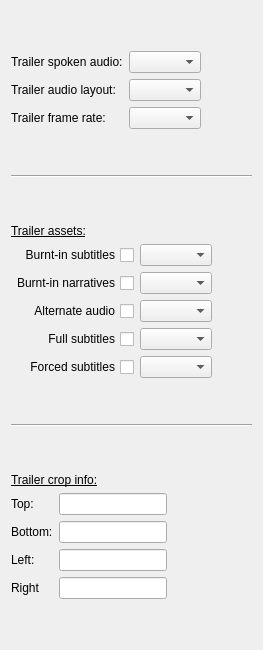
      <widget class="QWidget" name="tab_3">
       <attribute name="title">
        <string>Trailer</string>
       </attribute>
       <layout class="QVBoxLayout" name="verticalLayout_4">
        <item>
         <spacer name="verticalSpacer_5">
          <property name="orientation">
           <enum>Qt::Vertical</enum>
          </property>
          <property name="sizeHint" stdset="0">
           <size>
            <width>20</width>
            <height>40</height>
           </size>
          </property>
         </spacer>
        </item>
        <item>
         <layout class="QGridLayout" name="gridLayout_4">
          <item row="1" column="2">
           <spacer name="horizontalSpacer_37">
            <property name="orientation">
             <enum>Qt::Horizontal</enum>
            </property>
            <property name="sizeHint" stdset="0">
             <size>
              <width>40</width>
              <height>20</height>
             </size>
            </property>
           </spacer>
          </item>
          <item row="1" column="0">
           <widget class="QLabel" name="label_33">
            <property name="sizePolicy">
             <sizepolicy hsizetype="Fixed" vsizetype="Preferred">
              <horstretch>0</horstretch>
              <verstretch>0</verstretch>
             </sizepolicy>
            </property>
            <property name="text">
             <string>Trailer audio layout:</string>
            </property>
           </widget>
          </item>
          <item row="2" column="2">
           <spacer name="horizontalSpacer_38">
            <property name="orientation">
             <enum>Qt::Horizontal</enum>
            </property>
            <property name="sizeHint" stdset="0">
             <size>
              <width>40</width>
              <height>20</height>
             </size>
            </property>
           </spacer>
          </item>
          <item row="2" column="1">
           <widget class="QComboBox" name="comboBox_11">
            <property name="sizePolicy">
             <sizepolicy hsizetype="Preferred" vsizetype="Fixed">
              <horstretch>0</horstretch>
              <verstretch>0</verstretch>
             </sizepolicy>
            </property>
           </widget>
          </item>
          <item row="0" column="0">
           <widget class="QLabel" name="label_32">
            <property name="sizePolicy">
             <sizepolicy hsizetype="Fixed" vsizetype="Preferred">
              <horstretch>0</horstretch>
              <verstretch>0</verstretch>
             </sizepolicy>
            </property>
            <property name="text">
             <string>Trailer spoken audio:</string>
            </property>
           </widget>
          </item>
          <item row="0" column="1">
           <widget class="QComboBox" name="comboBox_9">
            <property name="sizePolicy">
             <sizepolicy hsizetype="Preferred" vsizetype="Fixed">
              <horstretch>0</horstretch>
              <verstretch>0</verstretch>
             </sizepolicy>
            </property>
           </widget>
          </item>
          <item row="0" column="2">
           <spacer name="horizontalSpacer_36">
            <property name="orientation">
             <enum>Qt::Horizontal</enum>
            </property>
            <property name="sizeHint" stdset="0">
             <size>
              <width>40</width>
              <height>20</height>
             </size>
            </property>
           </spacer>
          </item>
          <item row="1" column="1">
           <widget class="QComboBox" name="comboBox_10">
            <property name="sizePolicy">
             <sizepolicy hsizetype="Preferred" vsizetype="Fixed">
              <horstretch>0</horstretch>
              <verstretch>0</verstretch>
             </sizepolicy>
            </property>
           </widget>
          </item>
          <item row="2" column="0">
           <widget class="QLabel" name="label_34">
            <property name="sizePolicy">
             <sizepolicy hsizetype="Fixed" vsizetype="Preferred">
              <horstretch>0</horstretch>
              <verstretch>0</verstretch>
             </sizepolicy>
            </property>
            <property name="text">
             <string>Trailer frame rate:</string>
            </property>
           </widget>
          </item>
         </layout>
        </item>
        <item>
         <spacer name="verticalSpacer_7">
          <property name="orientation">
           <enum>Qt::Vertical</enum>
          </property>
          <property name="sizeHint" stdset="0">
           <size>
            <width>20</width>
            <height>40</height>
           </size>
          </property>
         </spacer>
        </item>
        <item>
         <widget class="Line" name="line_4">
          <property name="orientation">
           <enum>Qt::Horizontal</enum>
          </property>
         </widget>
        </item>
        <item>
         <spacer name="verticalSpacer_6">
          <property name="orientation">
           <enum>Qt::Vertical</enum>
          </property>
          <property name="sizeHint" stdset="0">
           <size>
            <width>20</width>
            <height>40</height>
           </size>
          </property>
         </spacer>
        </item>
        <item>
         <widget class="QLabel" name="label_41">
          <property name="font">
           <font>
            <underline>true</underline>
           </font>
          </property>
          <property name="text">
           <string>Trailer assets:</string>
          </property>
         </widget>
        </item>
        <item>
         <layout class="QGridLayout" name="gridLayout_5">
          <item row="0" column="2">
           <spacer name="horizontalSpacer_39">
            <property name="orientation">
             <enum>Qt::Horizontal</enum>
            </property>
            <property name="sizeHint" stdset="0">
             <size>
              <width>40</width>
              <height>20</height>
             </size>
            </property>
           </spacer>
          </item>
          <item row="0" column="0">
           <widget class="QCheckBox" name="checkBox_6">
            <property name="sizePolicy">
             <sizepolicy hsizetype="Fixed" vsizetype="Fixed">
              <horstretch>0</horstretch>
              <verstretch>0</verstretch>
             </sizepolicy>
            </property>
            <property name="layoutDirection">
             <enum>Qt::RightToLeft</enum>
            </property>
            <property name="text">
             <string>Burnt-in subtitles</string>
            </property>
           </widget>
          </item>
          <item row="1" column="0">
           <widget class="QCheckBox" name="checkBox_7">
            <property name="sizePolicy">
             <sizepolicy hsizetype="Fixed" vsizetype="Fixed">
              <horstretch>0</horstretch>
              <verstretch>0</verstretch>
             </sizepolicy>
            </property>
            <property name="layoutDirection">
             <enum>Qt::RightToLeft</enum>
            </property>
            <property name="text">
             <string>Burnt-in narratives</string>
            </property>
           </widget>
          </item>
          <item row="0" column="1">
           <widget class="QComboBox" name="comboBox_12"/>
          </item>
          <item row="1" column="2">
           <spacer name="horizontalSpacer_40">
            <property name="orientation">
             <enum>Qt::Horizontal</enum>
            </property>
            <property name="sizeHint" stdset="0">
             <size>
              <width>40</width>
              <height>20</height>
             </size>
            </property>
           </spacer>
          </item>
          <item row="2" column="1">
           <widget class="QComboBox" name="comboBox_14"/>
          </item>
          <item row="3" column="1">
           <widget class="QComboBox" name="comboBox_15"/>
          </item>
          <item row="3" column="0">
           <widget class="QCheckBox" name="checkBox_9">
            <property name="sizePolicy">
             <sizepolicy hsizetype="Fixed" vsizetype="Fixed">
              <horstretch>0</horstretch>
              <verstretch>0</verstretch>
             </sizepolicy>
            </property>
            <property name="layoutDirection">
             <enum>Qt::RightToLeft</enum>
            </property>
            <property name="text">
             <string>Full subtitles</string>
            </property>
           </widget>
          </item>
          <item row="2" column="0">
           <widget class="QCheckBox" name="checkBox_8">
            <property name="sizePolicy">
             <sizepolicy hsizetype="Fixed" vsizetype="Fixed">
              <horstretch>0</horstretch>
              <verstretch>0</verstretch>
             </sizepolicy>
            </property>
            <property name="layoutDirection">
             <enum>Qt::RightToLeft</enum>
            </property>
            <property name="text">
             <string>Alternate audio</string>
            </property>
           </widget>
          </item>
          <item row="2" column="2">
           <spacer name="horizontalSpacer_41">
            <property name="orientation">
             <enum>Qt::Horizontal</enum>
            </property>
            <property name="sizeHint" stdset="0">
             <size>
              <width>40</width>
              <height>20</height>
             </size>
            </property>
           </spacer>
          </item>
          <item row="1" column="1">
           <widget class="QComboBox" name="comboBox_13"/>
          </item>
          <item row="3" column="2">
           <spacer name="horizontalSpacer_42">
            <property name="orientation">
             <enum>Qt::Horizontal</enum>
            </property>
            <property name="sizeHint" stdset="0">
             <size>
              <width>40</width>
              <height>20</height>
             </size>
            </property>
           </spacer>
          </item>
          <item row="4" column="0">
           <widget class="QCheckBox" name="checkBox_10">
            <property name="sizePolicy">
             <sizepolicy hsizetype="Fixed" vsizetype="Fixed">
              <horstretch>0</horstretch>
              <verstretch>0</verstretch>
             </sizepolicy>
            </property>
            <property name="layoutDirection">
             <enum>Qt::RightToLeft</enum>
            </property>
            <property name="text">
             <string>Forced subtitles</string>
            </property>
           </widget>
          </item>
          <item row="4" column="1">
           <widget class="QComboBox" name="comboBox_16"/>
          </item>
          <item row="4" column="2">
           <spacer name="horizontalSpacer_43">
            <property name="orientation">
             <enum>Qt::Horizontal</enum>
            </property>
            <property name="sizeHint" stdset="0">
             <size>
              <width>40</width>
              <height>20</height>
             </size>
            </property>
           </spacer>
          </item>
         </layout>
        </item>
        <item>
         <spacer name="verticalSpacer_8">
          <property name="orientation">
           <enum>Qt::Vertical</enum>
          </property>
          <property name="sizeHint" stdset="0">
           <size>
            <width>20</width>
            <height>40</height>
           </size>
          </property>
         </spacer>
        </item>
        <item>
         <widget class="Line" name="line_5">
          <property name="orientation">
           <enum>Qt::Horizontal</enum>
          </property>
         </widget>
        </item>
        <item>
         <spacer name="verticalSpacer_9">
          <property name="orientation">
           <enum>Qt::Vertical</enum>
          </property>
          <property name="sizeHint" stdset="0">
           <size>
            <width>20</width>
            <height>40</height>
           </size>
          </property>
         </spacer>
        </item>
        <item>
         <widget class="QLabel" name="label_35">
          <property name="font">
           <font>
            <underline>true</underline>
           </font>
          </property>
          <property name="text">
           <string>Trailer crop info:</string>
          </property>
         </widget>
        </item>
        <item>
         <layout class="QGridLayout" name="gridLayout_3">
          <item row="0" column="0">
           <widget class="QLabel" name="label_36">
            <property name="sizePolicy">
             <sizepolicy hsizetype="Fixed" vsizetype="Preferred">
              <horstretch>0</horstretch>
              <verstretch>0</verstretch>
             </sizepolicy>
            </property>
            <property name="text">
             <string>Top:</string>
            </property>
           </widget>
          </item>
          <item row="0" column="1">
           <widget class="QLineEdit" name="lineEdit_7">
            <property name="sizePolicy">
             <sizepolicy hsizetype="Fixed" vsizetype="Fixed">
              <horstretch>0</horstretch>
              <verstretch>0</verstretch>
             </sizepolicy>
            </property>
           </widget>
          </item>
          <item row="0" column="2">
           <spacer name="horizontalSpacer_44">
            <property name="orientation">
             <enum>Qt::Horizontal</enum>
            </property>
            <property name="sizeHint" stdset="0">
             <size>
              <width>40</width>
              <height>20</height>
             </size>
            </property>
           </spacer>
          </item>
          <item row="1" column="0">
           <widget class="QLabel" name="label_37">
            <property name="sizePolicy">
             <sizepolicy hsizetype="Fixed" vsizetype="Preferred">
              <horstretch>0</horstretch>
              <verstretch>0</verstretch>
             </sizepolicy>
            </property>
            <property name="text">
             <string>Bottom:</string>
            </property>
           </widget>
          </item>
          <item row="1" column="1">
           <widget class="QLineEdit" name="lineEdit_8">
            <property name="sizePolicy">
             <sizepolicy hsizetype="Fixed" vsizetype="Fixed">
              <horstretch>0</horstretch>
              <verstretch>0</verstretch>
             </sizepolicy>
            </property>
           </widget>
          </item>
          <item row="1" column="2">
           <spacer name="horizontalSpacer_45">
            <property name="orientation">
             <enum>Qt::Horizontal</enum>
            </property>
            <property name="sizeHint" stdset="0">
             <size>
              <width>40</width>
              <height>20</height>
             </size>
            </property>
           </spacer>
          </item>
          <item row="2" column="0">
           <widget class="QLabel" name="label_38">
            <property name="sizePolicy">
             <sizepolicy hsizetype="Fixed" vsizetype="Preferred">
              <horstretch>0</horstretch>
              <verstretch>0</verstretch>
             </sizepolicy>
            </property>
            <property name="text">
             <string>Left:</string>
            </property>
           </widget>
          </item>
          <item row="2" column="1">
           <widget class="QLineEdit" name="lineEdit_9">
            <property name="sizePolicy">
             <sizepolicy hsizetype="Fixed" vsizetype="Fixed">
              <horstretch>0</horstretch>
              <verstretch>0</verstretch>
             </sizepolicy>
            </property>
           </widget>
          </item>
          <item row="2" column="2">
           <spacer name="horizontalSpacer_46">
            <property name="orientation">
             <enum>Qt::Horizontal</enum>
            </property>
            <property name="sizeHint" stdset="0">
             <size>
              <width>40</width>
              <height>20</height>
             </size>
            </property>
           </spacer>
          </item>
          <item row="3" column="0">
           <widget class="QLabel" name="label_39">
            <property name="sizePolicy">
             <sizepolicy hsizetype="Fixed" vsizetype="Preferred">
              <horstretch>0</horstretch>
              <verstretch>0</verstretch>
             </sizepolicy>
            </property>
            <property name="text">
             <string>Right</string>
            </property>
           </widget>
          </item>
          <item row="3" column="1">
           <widget class="QLineEdit" name="lineEdit_10">
            <property name="sizePolicy">
             <sizepolicy hsizetype="Fixed" vsizetype="Fixed">
              <horstretch>0</horstretch>
              <verstretch>0</verstretch>
             </sizepolicy>
            </property>
           </widget>
          </item>
          <item row="3" column="2">
           <spacer name="horizontalSpacer_47">
            <property name="orientation">
             <enum>Qt::Horizontal</enum>
            </property>
            <property name="sizeHint" stdset="0">
             <size>
              <width>40</width>
              <height>20</height>
             </size>
            </property>
           </spacer>
          </item>
         </layout>
        </item>
        <item>
         <spacer name="verticalSpacer_10">
          <property name="orientation">
           <enum>Qt::Vertical</enum>
          </property>
          <property name="sizeHint" stdset="0">
           <size>
            <width>20</width>
            <height>40</height>
           </size>
          </property>
         </spacer>
        </item>
       </layout>
      </widget>
